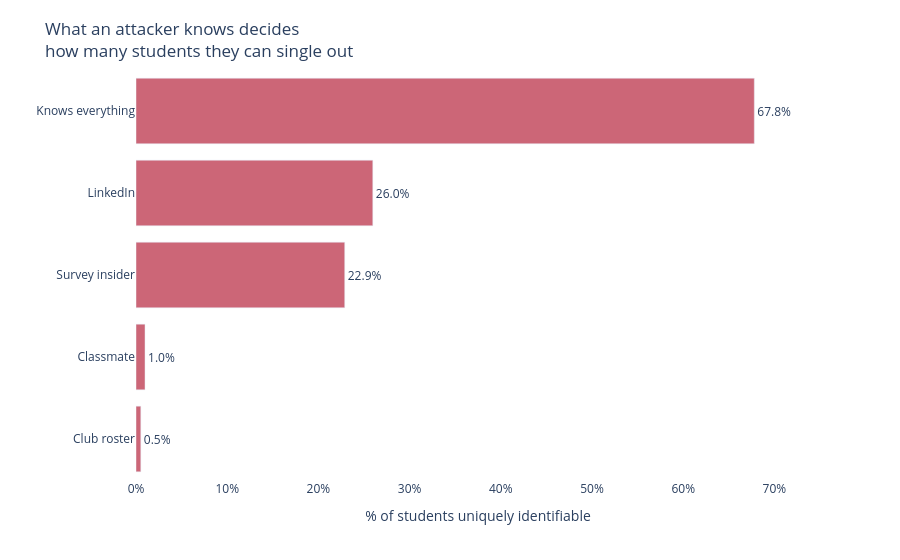

Notebook code cell kept with this figure:
### Markdown cell above
## 3. What the attacker knows decides who they can single out

**Headline:** a classmate (year, class, major) can uniquely pick out ~1% of
students, but someone who knows all core fields can single out **67.8%**.

### Code cell
per = pd.read_csv(RESULTS / "personas.csv")
NICE = {
    "classmate": "Classmate",
    "club_roster": "Club roster",
    "linkedin": "LinkedIn",
    "survey_insider": "Survey insider",
    "everything": "Knows everything",
}
per["name"] = per["persona"].map(NICE).fillna(per["persona"])
per = per.sort_values("pct_unique")      # ascending for horizontal bars

fig3 = px.bar(
    per, x="pct_unique", y="name", orientation="h", text_auto=".1%",
    color_discrete_sequence=[ACCENT],
    hover_data={"fields": True, "pct_unique": ":.1%", "name": False},
    # Short, wrapped title so it is never clipped.
    title="What an attacker knows decides<br>how many students they can single out",
)
fig3.update_traces(textposition="outside", cliponaxis=False)
fig3.update_layout(
    xaxis_title="% of students uniquely identifiable", yaxis_title="",
    xaxis_tickformat=".0%", xaxis_range=[0, 0.75], plot_bgcolor="white",
    margin=dict(t=70),
)
save(fig3, "personas.png")
fig3

### Figure 1 — Plotly figure (JSON) as saved in the notebook; plotly's stock layout.template omitted (floating-point values rounded to 4 significant figures)
{"data": [{"cliponaxis": false, "customdata": [["Year + Class + program + affiliation"], ["Year + Class + MAJfirstcode"], ["logdate + Class + affiliation"], ["Year + Class + program + MAJfirstcode + MAJsecondcode"], ["Year + Class + program + FTFY + affiliation + MAJfirstcode + MAJsecondcode + begincol + edaspire"]], "hovertemplate": "pct_unique=%{x:.1%}<br>fields=%{customdata[0]}<extra></extra>", "legendgroup": "", "marker": {"color": "rgb(204, 102, 119)", "pattern": {"shape": ""}}, "name": "", "orientation": "h", "showlegend": false, "textposition": "outside", "texttemplate": "%{x:.1%}", "type": "bar", "x": [0.005258, 0.009889, 0.2289, 0.2597, 0.678], "xaxis": "x", "y": ["Club roster", "Classmate", "Survey insider", "LinkedIn", "Knows everything"], "yaxis": "y"}], "layout": {"barmode": "relative", "legend": {"tracegroupgap": 0}, "margin": {"t": 70}, "plot_bgcolor": "white", "title": {"text": "What an attacker knows decides<br>how many students they can single out"}, "xaxis": {"anchor": "y", "domain": [0.0, 1.0], "range": [0, 0.75], "tickformat": ".0%", "title": {"text": "% of students uniquely identifiable"}}, "yaxis": {"anchor": "x", "domain": [0.0, 1.0], "title": {"text": ""}}}}
